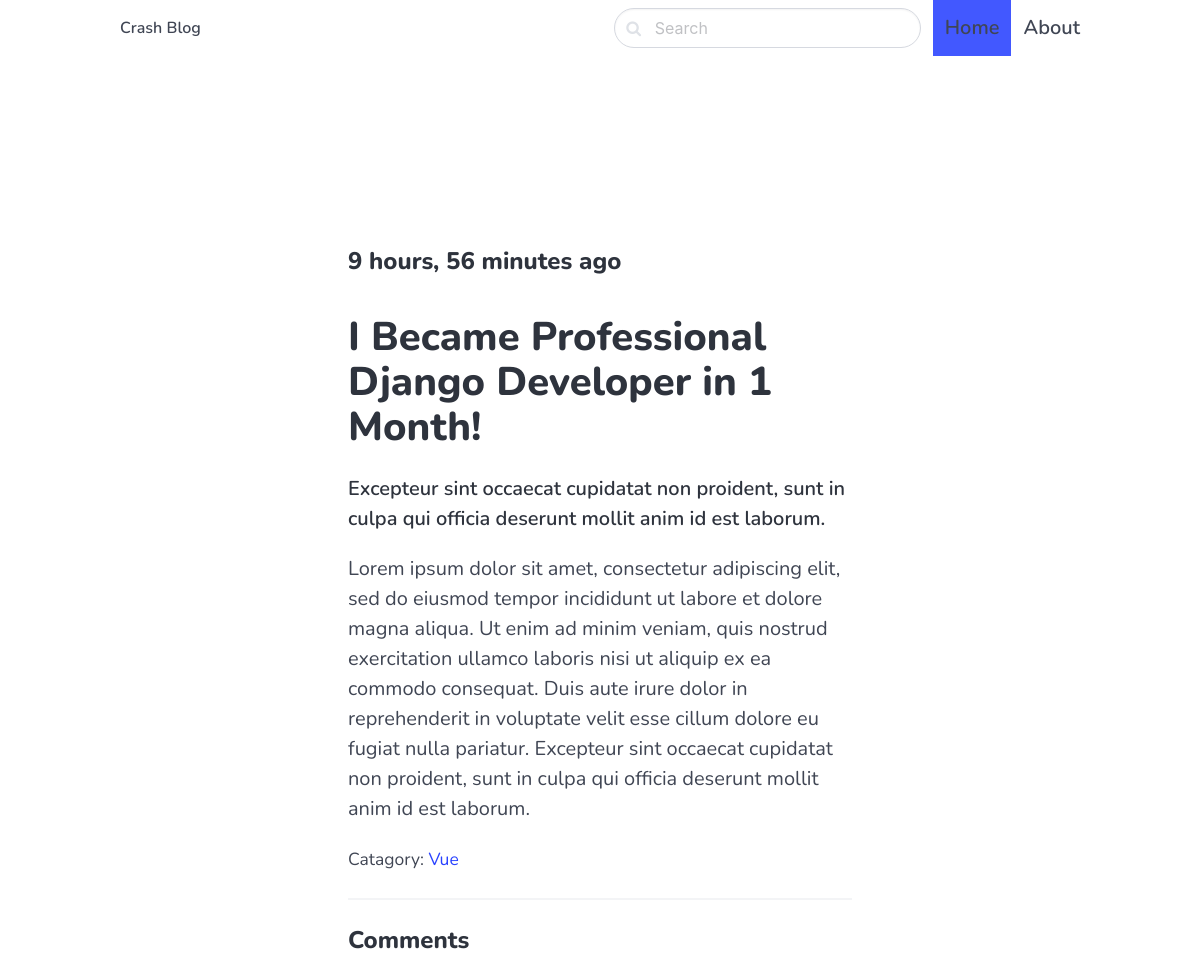
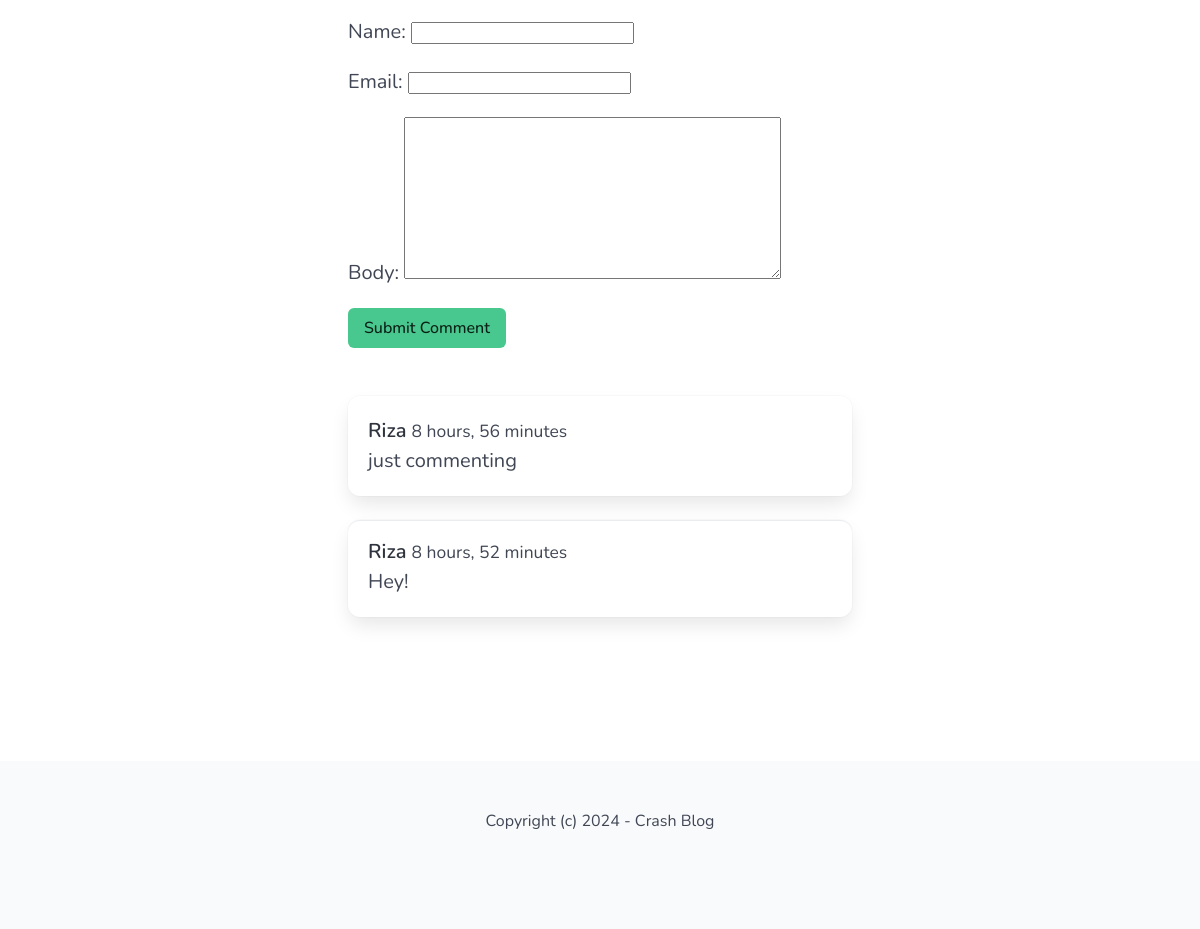
The page /vue/django-developer/ on the database its author committed (2 pictures, top to bottom).
### blog/models.py (models this page shows, shortened)
class Post(models.Model):
    ACTIVE = 'active'
    DRAFT = 'draft'
    CHOICES_STATUS = (
        (ACTIVE, 'Active'),
        (DRAFT, 'Draft')
    )
    category = models.ForeignKey(
        Category, related_name='posts', on_delete=models.CASCADE, default='General')
    title = models.CharField(max_length=255)
    slug = models.SlugField()
    intro = models.TextField()
    body = models.TextField()
    created_at = models.DateTimeField(auto_now_add=True)
    status = models.CharField(
        max_length=10, choices=CHOICES_STATUS, default=ACTIVE)
    image = models.ImageField(upload_to='uploads/', blank=True, null=True)
    class Meta:
        ordering = ['-created_at',]

class Category(models.Model):
    title = models.CharField(max_length=255)
    slug = models.SlugField()
    class Meta:
        ordering = ['title']
        verbose_name_plural = 'categories'
    def __str__(self):
        return self.title

class Comment(models.Model):
    post = models.ForeignKey(
        Post, related_name='comments', on_delete=models.CASCADE)
    name = models.CharField(max_length=255)
    email = models.EmailField()
    body = models.TextField()
    created_at = models.DateTimeField(auto_now_add=True)

### blog/views.py (the view)
def detail(request, category_slug, slug):
    post = get_object_or_404(Post, slug=slug, status=Post.ACTIVE)
    if request.method == 'POST':
        form = CommentForm(request.POST)
        if form.is_valid():
            comment = form.save(commit=False)
            comment.post = post
            comment.save()
            return redirect('post_detail', slug=category_slug)
    else:
        form = CommentForm()
    context = {
        'post': post,
        'form': form
    }
    return render(request, 'blog/detail.html', context)

### blog/forms.py
class CommentForm(forms.ModelForm):
    class Meta:
        model = Comment
        fields = ['name', 'email', 'body']

### blog/templates/blog/detail.html (shortened to what this page needs)
{% extends 'main.html' %}
{% block content %}
<section class="hero ">
    <div class="hero-body">
      <div class="container">
        <section class="section">
          <div class="columns">
            <div class="column is-8 is-offset-2">
              <div class="content is-medium">
                <h2 class="subtitle is-4">{{post.created_at|timesince}} ago</h2>
                <h1 class="title">{{post.title}}</h1>
                <p><strong>{{post.intro}}</strong></p>
                <p>{{post.body}}</p>
                <p><small>Catagory: <a href="{% url 'category_detail' post.category.slug %}">{{post.category}}</a></small></p>
                <hr />
                <h2 class="subtitle is-4">Comments</h2>
                <form action="" method="POST" class="mb-6">
                  {{form.as_p}}
                  <div class="field">
                    <div class="control">
                      <button class="button is-success">Submit Comment</button>
                    </div>
                  </div>
                </form>
                {% for comment in post.comments.all %}
                  <article class="media box">
                    <div class="media-content">
                      <strong>{{comment.name}}</strong> <small>{{comment.created_at|timesince}}</small><br>
                      {{comment.body}}
                    </div>
                  </article>
                {% endfor %}
              </div>
            </div>
          </div>
        </section>
      </div>
    </div>
</section>
{% endblock content %}

### templates/main.html (shortened to what this page needs)
<!DOCTYPE html>
<html lang="en">
<head>
    <link rel="stylesheet" href="https://unpkg.com/bulma@1.0.0/css/bulma.min.css" />
    <link href="https://stackpath.bootstrapcdn.com/font-awesome/4.7.0/css/font-awesome.min.css" rel="stylesheet"
>
</head>
<body>
    <nav class="navbar">
        <div class="container">
          <div class="navbar-brand">
                <a class="navbar-item" href="/">
                    <strong>Crash Blog</strong>
                </a>
          </div>
          <div id="navbarMenu" class="navbar-menu">
            <div class="navbar-end">
              <div class=" navbar-item">
                <form action="{% url 'search' %}" method="GET">
                  <div class="control has-icons-left">
                    <input class="input is-rounded" type="text" placeholder="Search" name="query">
                    <span class="icon is-left">
                    </span>
                  </div>
                </form>
              </div>
              <a href="/" class="navbar-item is-active is-size-5 has-text-weight-semibold">
                Home
              </a>
              <a class="navbar-item is-size-5 has-text-weight-semibold" href="{% url 'about' %}">
                About
              </a>
            </div>
          </div>
        </div>
      </nav>
      <section class="section">
        <div class="container">
            {% block content %}
            {% endblock content%}
        </div>
      </section>
      <footer class="footer">
        <div class="content has-text-centered">
          <p>
           Copyright (c) 2024 - Crash Blog
          </p>
        </div>
      </footer>
</body>
</html>

### templates/main.html (style rules this page uses)
body { font-family: 'Nunito', sans-serif; }
nav.navbar { height: 6rem !important; box-shadow: 0 1px 3px 0 rgba(0, 0, 0, .1), 0 1px 2px 0 rgba(0, 0, 0, .06) !important; }

### rows shown on the page
Post: created_at "9 hours, 56 minutes", title "I Became Professional Django Developer in 1 Month!", intro "Excepteur sint occaecat cupidatat non proident, sunt in culpa qui officia deserunt mollit anim id est laborum.", body "Lorem ipsum dolor sit amet, consectetur adipiscing elit, sed do eiusmod tempor incididunt ut labore et dolore magna aliqua. Ut enim ad minim veniam, quis nostrud exercitation ullamco laboris nisi ut aliquip ex ea commodo consequat. Duis aute irure dolor in reprehenderit in voluptate velit esse cillum dolore eu fugiat nulla pariatur. Excepteur sint occaecat cupidatat non proident, sunt in culpa qui officia deserunt mollit anim id est laborum.", category "Vue"
Comment: name "Riza", created_at "8 hours, 56 minutes", body "just commenting"
Comment: name "Riza", created_at "8 hours, 52 minutes", body "Hey!"
